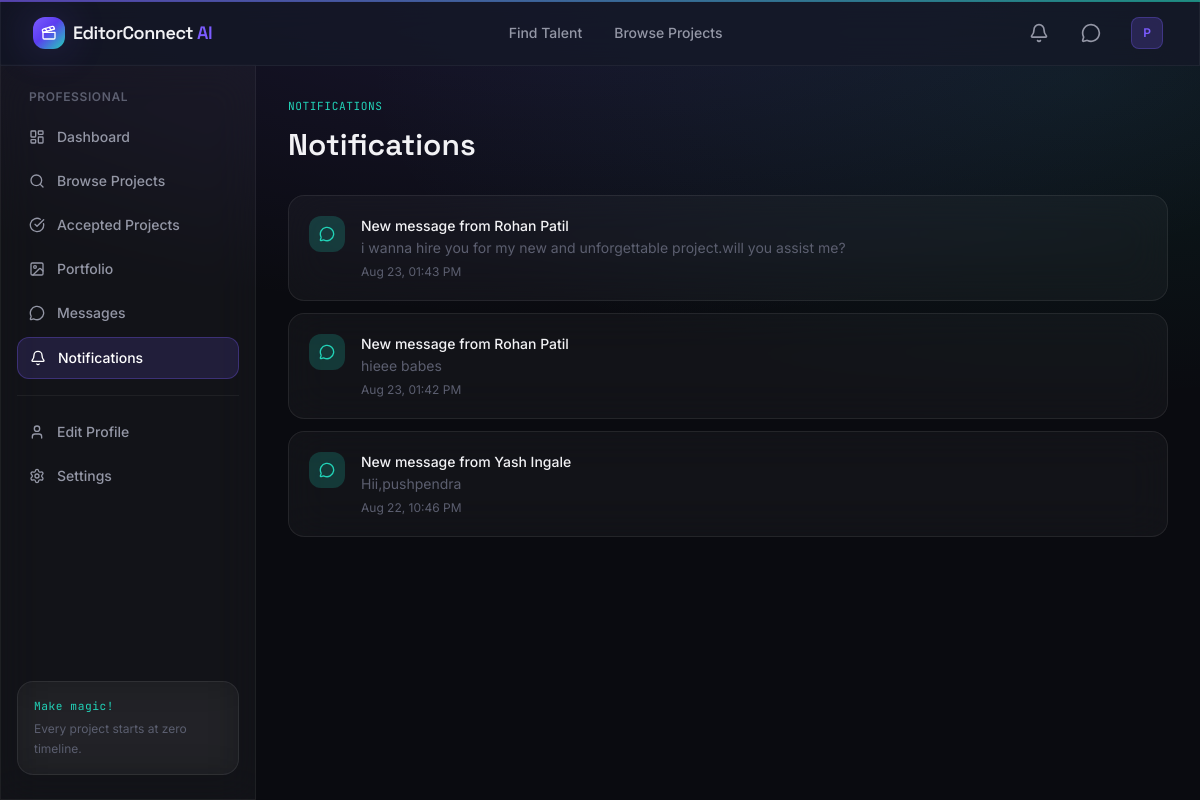
/notifications (signed in), run on the app's committed database.
### models/user.py (models this page shows, shortened)
class User(UserMixin, db.Model):
    __tablename__ = "users"
    id = db.Column(db.Integer, primary_key=True)
    name = db.Column(db.String(120), nullable=False)
    email = db.Column(db.String(150), unique=True, nullable=False, index=True)
    phone = db.Column(db.String(30))
    password_hash = db.Column(db.String(255), nullable=False)
    role = db.Column(db.String(20), nullable=False, default="client")
    is_active_account = db.Column(db.Boolean, default=True)
    is_verified = db.Column(db.Boolean, default=False)
    dark_mode = db.Column(db.Boolean, default=True)
    avatar = db.Column(db.String(255), default="default-avatar.png")
    created_at = db.Column(db.DateTime, default=lambda: datetime.now(timezone.utc))
    professional_profile = db.relationship(
        "Professional", backref="user", uselist=False, cascade="all, delete-orphan"
    )
    projects = db.relationship(
        "Project", backref="client", lazy="dynamic", cascade="all, delete-orphan",
        foreign_keys="Project.client_id"
    )
    notifications = db.relationship(
        "Notification", backref="user", lazy="dynamic", cascade="all, delete-orphan"
    )
    @property
    def is_professional(self):
        return self.role == "professional"
    @property
    def is_client(self):
        return self.role == "client"
    def unread_notification_count(self):
        return self.notifications.filter_by(is_read=False).count()

### models/notification.py (models this page shows, shortened)
class Notification(db.Model):
    __tablename__ = "notifications"
    id = db.Column(db.Integer, primary_key=True)
    user_id = db.Column(db.Integer, db.ForeignKey("users.id"), nullable=False)
    type = db.Column(db.String(30), nullable=False, default="system")
    title = db.Column(db.String(150), nullable=False)
    body = db.Column(db.Text)
    link = db.Column(db.String(255))  # url_for target to navigate to
    is_read = db.Column(db.Boolean, default=False)
    created_at = db.Column(db.DateTime, default=lambda: datetime.now(timezone.utc))

### routes/notifications.py (the view)
@notifications_bp.route("/notifications")
@login_required
def index():
    items = current_user.notifications.order_by(Notification.created_at.desc()).all()
    unread = [n for n in items if not n.is_read]
    for n in unread:
        n.is_read = True
    if unread:
        db.session.commit()
    return render_template("notifications.html", notifications=items)

### models/user.py (called while the page is built)
@login_manager.user_loader
def load_user(user_id):
    return User.query.get(int(user_id))

### templates/notifications.html (shortened to what this page needs)
{% extends "base.html" %}
{% block content %}
<p class="timecode mb-3">NOTIFICATIONS</p>
<h1 class="font-display text-3xl font-semibold mb-8">Notifications</h1>
{% if notifications %}
<div class="space-y-3">
  {% for n in notifications %}
  <a href="{{ url_for('notifications.go', notification_id=n.id) }}"
     class="flex items-start gap-4 p-5 rounded-2xl glass card-hover {% if not n.is_read %}border-violet-glow/30{% endif %}">
    <div class="w-9 h-9 rounded-xl flex items-center justify-center flex-shrink-0
      {% if 'hire' in n.type %}bg-violet-glow/20 text-violet-glow
      {% elif 'message' in n.type %}bg-teal-glow/20 text-teal-glow
      {% elif 'application' in n.type or 'accepted' in n.type %}bg-teal-glow/20 text-teal-glow
      {% elif 'rejected' in n.type or 'declined' in n.type %}bg-red-500/20 text-red-400
      {% else %}bg-white/10 text-ink-muted{% endif %}">
      <i data-lucide="{% if 'hire' in n.type %}handshake{% elif 'message' in n.type %}message-circle{% elif 'application' in n.type %}file-check{% else %}bell{% endif %}" class="w-4 h-4"></i>
    </div>
    <div class="flex-1 min-w-0">
      <p class="text-sm font-medium">{{ n.title }}</p>
      {% if n.body %}<p class="text-sm text-ink-faint mt-0.5">{{ n.body }}</p>{% endif %}
      <p class="text-xs text-ink-faint mt-1.5">{{ n.created_at.strftime('%b %d, %I:%M %p') }}</p>
    </div>
  </a>
  {% endfor %}
</div>
{% else %}
<div class="glass rounded-3xl p-16 text-center">
  <i data-lucide="bell-off" class="w-10 h-10 text-ink-faint mx-auto mb-4"></i>
  <p class="font-medium mb-1">No notifications yet</p>
  <p class="text-sm text-ink-faint">You'll see hire requests, messages and application updates here.</p>
</div>
{% endif %}
{% endblock %}

### templates/partials/navbar.html (shortened to what this page needs)
<nav class="sticky top-0 z-40 glass-strong border-b border-white/5">
  <div class="max-w-7xl mx-auto px-4 sm:px-6 lg:px-8">
    <div class="flex items-center justify-between h-16">
      <a href="{{ url_for('main.index') }}" class="flex items-center gap-2 group">
        <div class="w-8 h-8 rounded-xl bg-grade-gradient flex items-center justify-center shadow-glow">
          <i data-lucide="clapperboard" class="w-4 h-4 text-white"></i>
        </div>
        <span class="font-display font-semibold text-lg tracking-tight">EditorConnect <span class="text-violet-glow">AI</span></span>
      </a>
      <div class="hidden md:flex items-center gap-8 text-sm font-medium text-ink-muted">
        <a href="{{ url_for('main.professionals') }}" class="hover:text-ink transition-colors">Find Talent</a>
        <a href="{{ url_for('main.projects') }}" class="hover:text-ink transition-colors">Browse Projects</a>
      </div>
      <div class="flex items-center gap-3">
        {% if current_user.is_authenticated %}
          <a href="{{ url_for('notifications.index') }}" class="relative w-10 h-10 rounded-xl flex items-center justify-center hover:bg-white/5 transition-colors">
            <i data-lucide="bell" class="w-5 h-5 text-ink-muted"></i>
          </a>
          <a href="{{ url_for('messages.conversations') }}" class="w-10 h-10 rounded-xl flex items-center justify-center hover:bg-white/5 transition-colors">
            <i data-lucide="message-circle" class="w-5 h-5 text-ink-muted"></i>
          </a>
          <div class="relative group">
            <button class="flex items-center gap-2 pl-2 pr-1 py-1 rounded-xl hover:bg-white/5 transition-colors">
              <div class="w-8 h-8 rounded-lg bg-violet-glow/20 border border-violet-glow/30 flex items-center justify-center text-xs font-semibold text-violet-glow">
                {{ current_user.name[0]|upper }}
              </div>
            </button>
          </div>
        {% else %}
          <a href="{{ url_for('auth.login') }}" class="px-4 py-2 text-sm font-medium text-ink-muted hover:text-ink transition-colors">Log in</a>
          <a href="{{ url_for('auth.register') }}" class="px-4 py-2 text-sm font-medium rounded-xl btn-gradient text-white shadow-glow">Get Started</a>
        {% endif %}
      </div>
    </div>
  </div>
</nav>

### static/css/style.css (style rules this page uses)
body { background-image: radial-gradient(ellipse 80% 50% at 50% -10%, rgba(124,92,255,0.15), transparent), radial-gradient(ellipse 60% 40% at 90% 10%, rgba(34,211,184,0.08), transparent); background-attachment: fixed; }
.glass { background: rgba(255,255,255,0.035); backdrop-filter: blur(20px); -webkit-backdrop-filter: blur(20px); border: 1px solid rgba(255,255,255,0.08); }
.glass-strong { background: rgba(21,24,39,0.75); backdrop-filter: blur(24px); -webkit-backdrop-filter: blur(24px); border: 1px solid rgba(255,255,255,0.1); }
.card-hover { transition: transform 0.25s ease, box-shadow 0.25s ease, border-color 0.25s ease; }
.timecode { font-family: 'JetBrains Mono', monospace; letter-spacing: 0.05em; color: #22D3B8; font-size: 0.7rem; }
a, button { outline-color: #7C5CFF; }

### data on the page
User: name "P"
Notification: title "New message from Rohan Patil", body "i wanna hire you for my new and unforgettable project.will you assist me?", created_at "Aug 23, 01:43 PM"
Notification: title "New message from Rohan Patil", body "hieee babes", created_at "Aug 23, 01:42 PM"
Notification: title "New message from Yash Ingale", body "Hii,pushpendra", created_at "Aug 22, 10:46 PM"

### other printed values
{{ label }} "Dashboard Browse Projects Accepted Projects Portfolio Messages Notifications Edit Profile Settings"
